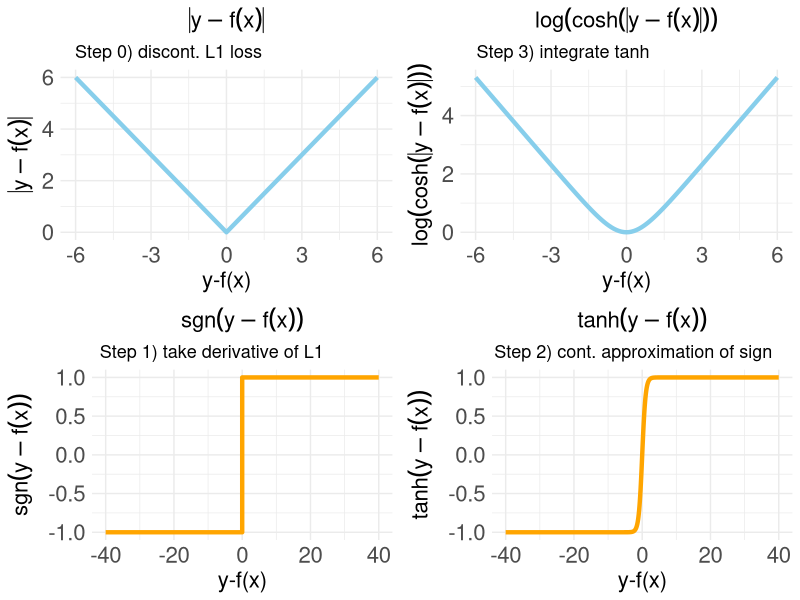
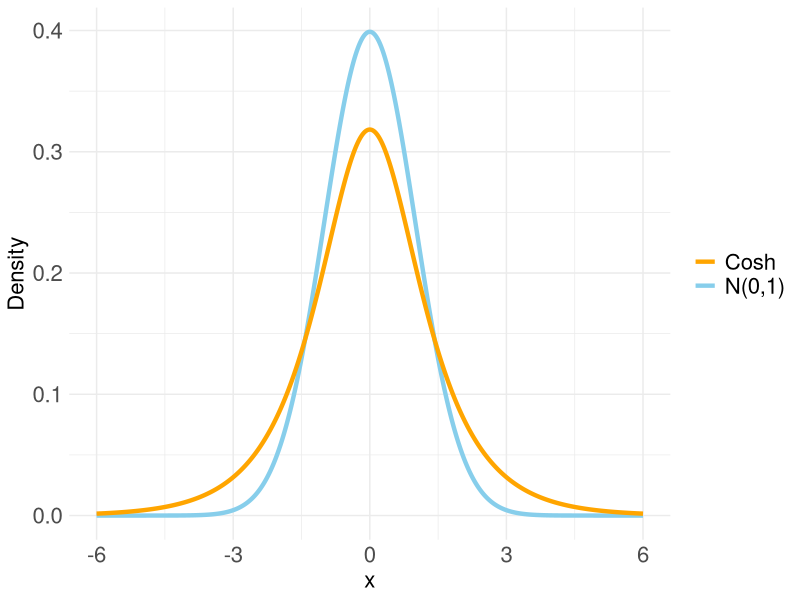
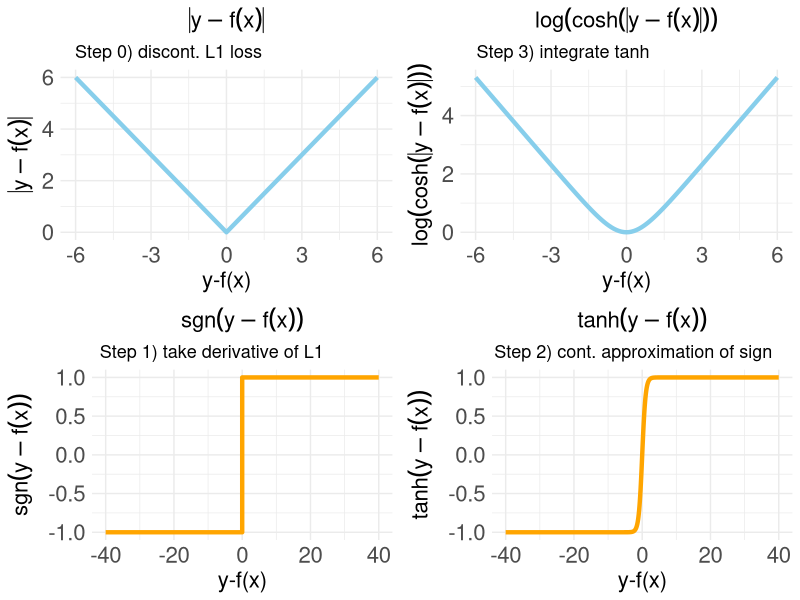
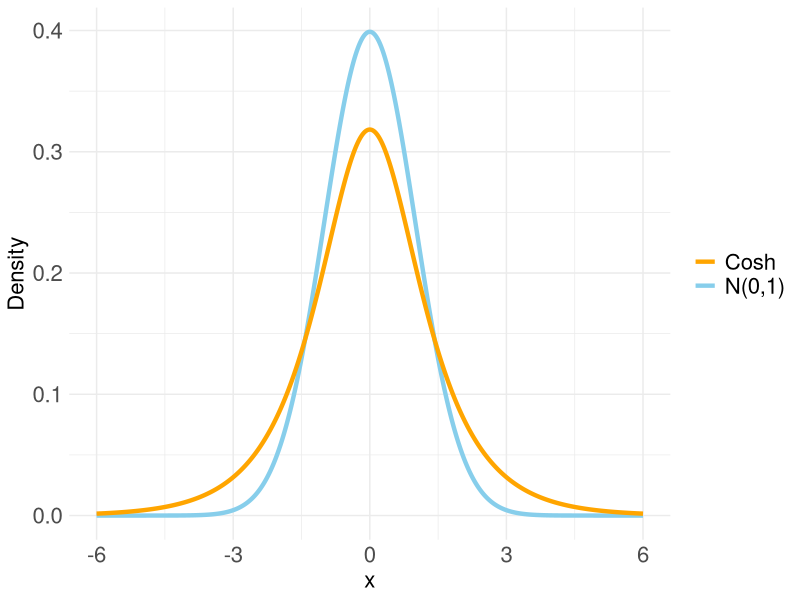

Write the R code that produced these figures, in order.
library(ggplot2)
library(ggpubr)

# Define the range for x
x_range <- seq(-6, 6, by = 0.1)

# Set the line width
line_width <- 1.5

# Define theme adjustments for increased sizes
theme_enlarged <- function() {
  theme_minimal() +
    theme(
      plot.title = element_text(hjust = 0.5, size = 16),
      plot.subtitle = element_text(hjust = 0.1, size = 13),
      axis.title = element_text(size = 16),               
      axis.text = element_text(size = 16),
      legend.text = element_text(size=16)
    )
}

# Create plot sequence (L1 => sign => tanh => log-cosh) with updated line width
p1 <- ggplot(data.frame(x = x_range), aes(x)) +
  geom_line(aes(y = abs(x)), size = line_width, color = "skyblue") +
  labs(subtitle = "Step 0) discont. L1 loss", title = expression(abs(y-f(x))), x = "y-f(x)", y = expression(abs(y-f(x)))) +
  theme_enlarged()

p2 <- ggplot(data.frame(x = x_range), aes(x)) +
  geom_line(aes(y = log(cosh(x))), size = line_width, color = "skyblue") +
  labs(subtitle = "Step 3) integrate tanh", title = expression(log(cosh(abs(y-f(x))))), x = "y-f(x)", y = expression(log(cosh(abs(y-f(x)))))) +
  theme_enlarged()

x_sgn <- c(-40, -1e-6, 1e-6, 40)
y_sgn <- sign(x_sgn)
p3 <- ggplot(data.frame(x = x_sgn, y = y_sgn), aes(x, y)) +
  geom_step(size = line_width, color = "orange") +
  labs(subtitle = "Step 1) take derivative of L1", title = expression(sgn(y-f(x))), x = "y-f(x)", y = expression(sgn(y-f(x)))) +
  theme_enlarged()

x_tanh <- seq(-40, 40, by = 0.1)
p4 <- ggplot(data.frame(x = x_tanh), aes(x)) +
  geom_line(aes(y = tanh(x)), size = line_width, color="orange") +
  labs(subtitle = "Step 2) cont. approximation of sign", title = expression(tanh(y-f(x))), x = "y-f(x)", y = expression(tanh(y-f(x)))) +
  theme_enlarged()

# Combine the plots
p <- ggarrange(p1, p2, p3, p4, ncol = 2, nrow = 2)
p
ggsave("../figure/logcosh-derivation.png", p, width = 7L, height = 5L)
##### plot gaussian and cosh densities together

# Define the range for x
x_range <- seq(-6, 6, length.out = 1000)

# Define the standard Gaussian density function
gaussian_density <- dnorm(x_range)

# Define the cosh density function
cosh_density <- 1 / (pi * cosh(x_range))

# Create a data frame for plotting
data_to_plot <- data.frame(x = x_range, Gaussian = gaussian_density, Cosh = cosh_density)

# Create the ggplot
p1 <- ggplot(data_to_plot, aes(x)) +
  geom_line(aes(y = Gaussian, color = "N(0,1)"), size=line_width) +
  geom_line(aes(y = Cosh, color = "Cosh"), size=line_width) +
  labs(x = "x", y = "Density") +
  scale_color_manual(values = c("N(0,1)" = "skyblue", "Cosh" = "orange")) +
  theme_enlarged() +
  theme(legend.title = element_blank()) +
  theme(legend.text = element_text(size=16))

p1
ggsave("../figure/cosh-gaussian-densities.png", p1, width = 6L, height = 3L)
